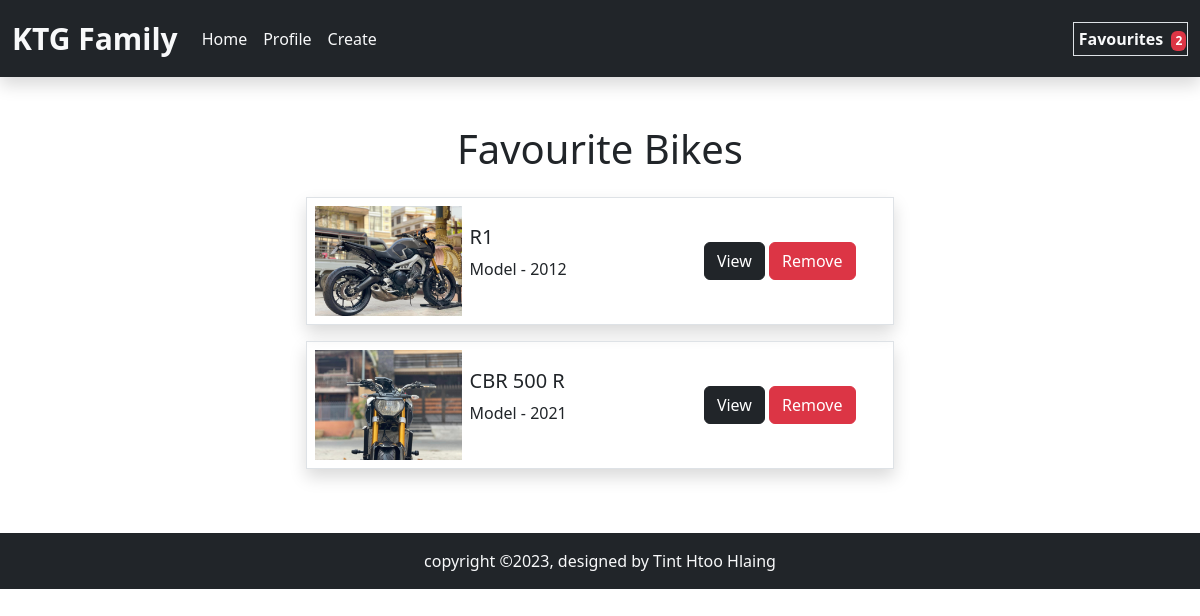
The app's page /favourite_product/ (signed in) with its own data.
### my_blog/models.py (models this page shows)
class FavouriteModel(models.Model):
	product = models.ForeignKey(Product, on_delete=models.CASCADE)
	qty = models.IntegerField(default=None)
	user = models.ForeignKey(User, on_delete=models.CASCADE)
	created_at = models.DateTimeField(default=datetime.now)

class Product(models.Model):
    id = models.UUIDField(primary_key=True, default=uuid.uuid4)
    user = models.ForeignKey(User, on_delete=models.CASCADE)
    name = models.CharField(max_length=50)
    price = models.DecimalField(max_digits=10, decimal_places=2)
    model_date = models.CharField(max_length=50)
    description = models.TextField(default=None)
    thumbnail = models.ImageField(upload_to='images/')
    category = models.ForeignKey(Category, on_delete=models.CASCADE)
    created_at = models.DateTimeField(default=datetime.now)
    def __str__(self):
        return str(self.name)

### my_blog/views.py (the view)
# urls.py: path('favourite_product/', views.favourite_product, name='favourite_product'),
@login_required
def favourite_product(request):
    favourites = FavouriteModel.objects.filter(user=request.user)
    return render(request, 'favourite_product.html', {'favourites': favourites})

### utils/context_processors.py (called while the page is built)
def category(request):
    category = Category.objects.all()
    return {'category':category}

def favouriteCount(request):
    count = FavouriteModel.objects.filter(user_id=request.user.id).count()
    return {'count':count}

### my_blog/templates/favourite_product.html (shortened to what this page needs)
{% extends 'base.html' %}
{% block body %}
        <h1 class="text-center mt-5 mb-4">Favourite Bikes</h1>
        {% if favourites %}
            <div class="row col-lg-12 m-auto col-md-10">
                {% for favourite in favourites %}
                        <ul class="list-unstyled mb-3 d-flex justify-content-center">
                            <li class="text-left d-flex m-auto shadow border col-lg-6 col-md-10 col-sm-11">
                                <img src="{{ favourite.product.thumbnail.url }}" class="col-3 m-2">
                                <div class="align-self-center col-3">
                                <h5>{{ favourite.product }}</h5>
                                <p>Model - {{ favourite.product.model_date }}</p>
                                </div>
                                <div class="align-self-center" style="margin-left: 15%;">
                                <a href="{% url 'product_details' favourite.product.id %}"
                                 class="btn btn-dark">
                                View
                                </a>
                                <a href="{% url 'remove_favourite' product_id=favourite.product.id %}"
                                 class="btn btn-danger">
                                Remove
                                </a>  </div>
                            </li>
                        </ul>
                {% endfor %}
            </div>
        {% else %}
            <h4 class="m-auto col-12 text-center mt-5 mb-5">You haven't added any products to your favourites.</h4>
        {% endif %}
{% endblock %}

### records on screen
FavouriteModel: product.thumbnail (picture), product "R1", product.model_date "2012"
FavouriteModel: product.thumbnail (picture), product "CBR 500 R", product.model_date "2021"

### other values on screen
{{ count }} "2"
